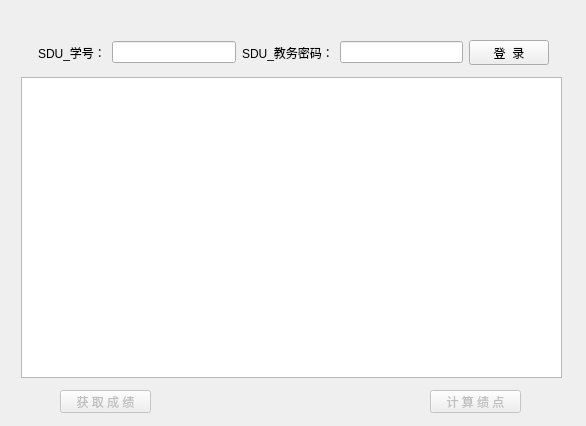
<?xml version="1.0" encoding="UTF-8"?>
<ui version="4.0">
 <class>MainWindow</class>
 <widget class="QMainWindow" name="MainWindow">
  <property name="geometry">
   <rect>
    <x>0</x>
    <y>0</y>
    <width>586</width>
    <height>426</height>
   </rect>
  </property>
  <property name="minimumSize">
   <size>
    <width>586</width>
    <height>426</height>
   </size>
  </property>
  <property name="maximumSize">
   <size>
    <width>586</width>
    <height>426</height>
   </size>
  </property>
  <property name="windowTitle">
   <string>SDU_GPA_spider(GUI)</string>
  </property>
  <widget class="QWidget" name="centralwidget">
   <widget class="QTableView" name="table_scores">
    <property name="geometry">
     <rect>
      <x>21</x>
      <y>77</y>
      <width>541</width>
      <height>301</height>
     </rect>
    </property>
    <property name="frameShape">
     <enum>QFrame::StyledPanel</enum>
    </property>
    <property name="frameShadow">
     <enum>QFrame::Plain</enum>
    </property>
    <property name="lineWidth">
     <number>0</number>
    </property>
    <property name="midLineWidth">
     <number>0</number>
    </property>
    <property name="editTriggers">
     <set>QAbstractItemView::NoEditTriggers</set>
    </property>
    <property name="sortingEnabled">
     <bool>false</bool>
    </property>
    <attribute name="horizontalHeaderDefaultSectionSize">
     <number>60</number>
    </attribute>
    <attribute name="horizontalHeaderHighlightSections">
     <bool>true</bool>
    </attribute>
    <attribute name="horizontalHeaderMinimumSectionSize">
     <number>10</number>
    </attribute>
    <attribute name="horizontalHeaderStretchLastSection">
     <bool>false</bool>
    </attribute>
   </widget>
   <widget class="QPushButton" name="Button_getscores">
    <property name="enabled">
     <bool>false</bool>
    </property>
    <property name="geometry">
     <rect>
      <x>60</x>
      <y>390</y>
      <width>91</width>
      <height>23</height>
     </rect>
    </property>
    <property name="text">
     <string>获 取 成 绩</string>
    </property>
   </widget>
   <widget class="QPushButton" name="Button_calGPA">
    <property name="enabled">
     <bool>false</bool>
    </property>
    <property name="geometry">
     <rect>
      <x>430</x>
      <y>390</y>
      <width>91</width>
      <height>23</height>
     </rect>
    </property>
    <property name="text">
     <string>计 算 绩 点</string>
    </property>
   </widget>
   <widget class="QLabel" name="label_nowuser">
    <property name="geometry">
     <rect>
      <x>40</x>
      <y>17</y>
      <width>501</width>
      <height>16</height>
     </rect>
    </property>
    <property name="text">
     <string/>
    </property>
   </widget>
   <widget class="QWidget" name="layoutWidget">
    <property name="geometry">
     <rect>
      <x>38</x>
      <y>40</y>
      <width>511</width>
      <height>25</height>
     </rect>
    </property>
    <layout class="QHBoxLayout" name="horizontalLayout">
     <property name="leftMargin">
      <number>0</number>
     </property>
     <item>
      <widget class="QLabel" name="label">
       <property name="text">
        <string>SDU_学号：</string>
       </property>
      </widget>
     </item>
     <item>
      <widget class="QLineEdit" name="input_id">
       <property name="layoutDirection">
        <enum>Qt::LeftToRight</enum>
       </property>
       <property name="text">
        <string/>
       </property>
       <property name="maxLength">
        <number>12</number>
       </property>
       <property name="readOnly">
        <bool>false</bool>
       </property>
      </widget>
     </item>
     <item>
      <widget class="QLabel" name="label_2">
       <property name="text">
        <string>SDU_教务密码：</string>
       </property>
      </widget>
     </item>
     <item>
      <widget class="QLineEdit" name="input_passwd">
       <property name="text">
        <string/>
       </property>
       <property name="maxLength">
        <number>30</number>
       </property>
       <property name="echoMode">
        <enum>QLineEdit::PasswordEchoOnEdit</enum>
       </property>
      </widget>
     </item>
     <item>
      <widget class="QPushButton" name="Button_login">
       <property name="text">
        <string>登  录</string>
       </property>
      </widget>
     </item>
    </layout>
   </widget>
   <widget class="QLabel" name="label_GPA">
    <property name="geometry">
     <rect>
      <x>156</x>
      <y>393</y>
      <width>270</width>
      <height>20</height>
     </rect>
    </property>
    <property name="text">
     <string/>
    </property>
   </widget>
  </widget>
 </widget>
 <resources/>
 <connections>
  <connection>
   <sender>Button_login</sender>
   <signal>clicked()</signal>
   <receiver>MainWindow</receiver>
   <slot>login()</slot>
   <hints>
    <hint type="sourcelabel">
     <x>521</x>
     <y>43</y>
    </hint>
    <hint type="destinationlabel">
     <x>571</x>
     <y>71</y>
    </hint>
   </hints>
  </connection>
  <connection>
   <sender>Button_getscores</sender>
   <signal>clicked()</signal>
   <receiver>MainWindow</receiver>
   <slot>getscores()</slot>
   <hints>
    <hint type="sourcelabel">
     <x>157</x>
     <y>409</y>
    </hint>
    <hint type="destinationlabel">
     <x>224</x>
     <y>398</y>
    </hint>
   </hints>
  </connection>
  <connection>
   <sender>Button_calGPA</sender>
   <signal>clicked()</signal>
   <receiver>MainWindow</receiver>
   <slot>calGPA()</slot>
   <hints>
    <hint type="sourcelabel">
     <x>481</x>
     <y>403</y>
    </hint>
    <hint type="destinationlabel">
     <x>543</x>
     <y>396</y>
    </hint>
   </hints>
  </connection>
 </connections>
 <slots>
  <slot>login()</slot>
  <slot>getscores()</slot>
  <slot>calGPA()</slot>
 </slots>
</ui>
